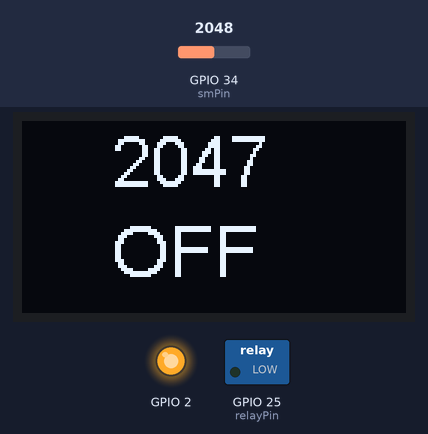
This sketch was run on a simulated ESP32. Shown: 128×64 one-colour display, switched loads named in the sketch (green lamp = pin HIGH), output pins drawn as LEDs (lit = HIGH). The inputs (shaded band) are chosen by the test bench; at power-on: GPIO 34 (smPin) = 2048. WiFi joins after 1.5 s; servers stay silent unless stated; the Firebase database answers and starts empty; what the sketch prints to the serial monitor is not drawn.

Above: at 2.7 s.
2.8 s: GPIO 34 (smPin) set to 1460
At 4.7 s:
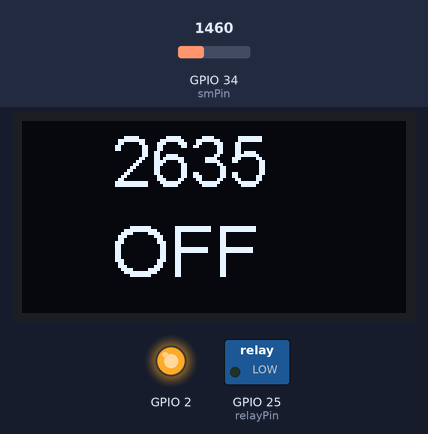
5.6 s: GPIO 34 (smPin) set to 1540
At 7.7 s:
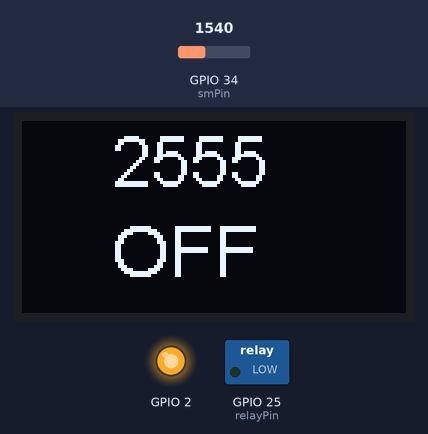
8.1 s: GPIO 34 (smPin) set to 1228
At 9.5 s:
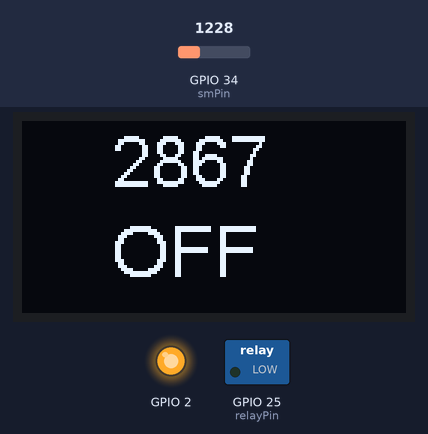
Timing chart, 0 to 11.1 s (numbered marks = the images above; inputs shaded):
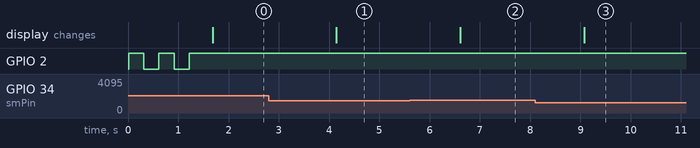

The sketch:

IDEALab_SmartGarden_OLED_FB.ino
```cpp
/* Soil Moisture sensor pin   : GPIO34
 * Relay pin                  : GPIO25
 *
  */
#include "Credentials.h"

#define smPin 34
#define relayPin 25
int smValue;
int smLimit = 1500;
int delayTime = 2000;
String motorStatus = "OFF";
void OLEDInit();
void OLEDUpdate();
void WiFiInit();
void FirebaseInit();
void FirebaseWrite();
void FirebaseRead();

String tag1 = "IOTLAB/Smart_Garden/Soil_Moisture";
String tag2 = "IOTLAB/Smart_Garden/Motor_Status";


void setup() {
  // put your setup code here, to run once:
  pinMode(relayPin,OUTPUT);
  Serial.begin(115200);
  OLEDInit();
  WiFiInit();
  FirebaseInit();
  }

void loop() {
  // put your main code here, to run repeatedly:

FirebaseRead();
smValue = 4095 - analogRead(smPin);
Serial.print("Soil Moisture = ");
Serial.println(smValue);

if (smValue < smLimit){
digitalWrite(relayPin,HIGH);
Serial.println("Motor turned ON");
motorStatus = "ON";
}
else{
digitalWrite(relayPin,LOW);
Serial.println("Motor turned OFF");
motorStatus = "OFF";
}

OLEDUpdate();
FirebaseWrite();
delay(delayTime);
}

void OLEDInit(){
  display.init();
  display.setFont(ArialMT_Plain_24);
}

void OLEDUpdate(){


  display.clear();
  display.drawString(30,0,String(smValue));
  display.drawString(30,30,String(motorStatus));
  display.display();
}

void WiFiInit(){
  pinMode(2,OUTPUT);
  WiFi.begin(WIFI_SSID, WIFI_PASSWORD);
  Serial.print("Connecting to Wi-Fi");
  while (WiFi.status() != WL_CONNECTED)
  {
    Serial.print(".");
    digitalWrite(2,!digitalRead(2));
    delay(300);
  }
  Serial.println();
  Serial.print("Connected with IP: ");
  Serial.println(WiFi.localIP());
  Serial.println();

}
void FirebaseInit(){
  Firebase.begin(FIREBASE_HOST, FIREBASE_AUTH);
  Firebase.reconnectWiFi(true);

}
void FirebaseWrite(){
  Firebase.setInt(firebaseData,tag1,smValue);
  Firebase.setString(firebaseData,tag2,motorStatus);

}

void FirebaseRead(){
String smCloudFull;
String smCloud;
if(Firebase.getString(firebaseData,"IOTLAB/Smart_Garden/SM_Threshold",smCloudFull)){
smCloud = smCloudFull.substring(2,smCloudFull.length()-2);
smLimit = smCloud.toInt();
Serial.println(smLimit);
}
}
```

Credentials.h
```cpp
#define FIREBASE_HOST "xxxxxxxxxxxxxxxxxxxxxx" //Do not include https:// in FIREBASE_HOST
#define FIREBASE_AUTH "xxxxxxxxxxxxxxxxxxxxxx"
#define WIFI_SSID "xxxxxxxxxxxxx"
#define WIFI_PASSWORD "xxxxxxxxxxxxxxxxxxxx"
#include <Wire.h>
#include "SSD1306.h"
#include "FirebaseESP32.h"
FirebaseData firebaseData;
SSD1306  display(0x3c, 21, 22);
```

Measured:
- after the input at 2.8 s, the display: changes after 1.3 s (image 1)
- after the input at 5.6 s, the display: changes after 1.0 s (image 2)
- after the input at 8.1 s, the display: changes after 0.98 s (image 3)
